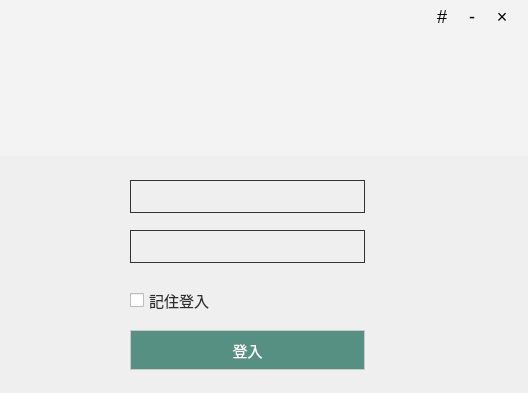
<?xml version="1.0" encoding="UTF-8"?>
<ui version="4.0">
 <class>LoginWidget</class>
 <widget class="QWidget" name="LoginWidget">
  <property name="geometry">
   <rect>
    <x>0</x>
    <y>0</y>
    <width>528</width>
    <height>393</height>
   </rect>
  </property>
  <property name="windowTitle">
   <string>Form</string>
  </property>
  <property name="styleSheet">
   <string notr="true">* {	font-family: &quot;微软雅黑&quot;; font-size: 15px;}
QLabel#labelLogo {
	background: #f3f3f3;
	outline:none;
	color:#333;
}


QPushButton#btnMin, QPushButton#btnClose,QPushButton#btnConf {
	background: transparent;
	border: none;
	color: #000;
	font-size: 18px;
}


QPushButton#btnMin:hover, QPushButton#btnConf:hover {
	background: #af1d1d1d;
}

QPushButton#btnClose:hover {
	background: red;
}

QPushButton#btnLogin {
	border: 1px solid #c9c9c9;
	background: #569082;
	color:#ffffff;
	font-family: &quot;微软雅黑&quot;;
	font-size: 15px;
}

QLabel#labelId, QLabel#labelPasswd,QCheckBox#cbkAuto {
	font-family: &quot;微软雅黑&quot;;
	font-size: 15px;
	color: rgb(46, 44, 45);
}


QWidget#widgetPasswd, QWidget#widgetUser {
	border: 1px solid #333;
}

QLineEdit {
	border: none;
	background: transparent;
}

QComboBox{
	border: none;
}

</string>
  </property>
  <widget class="QLabel" name="labelLogo">
   <property name="geometry">
    <rect>
     <x>0</x>
     <y>0</y>
     <width>528</width>
     <height>156</height>
    </rect>
   </property>
   <property name="text">
    <string/>
   </property>
  </widget>
  <widget class="QPushButton" name="btnClose">
   <property name="geometry">
    <rect>
     <x>490</x>
     <y>4</y>
     <width>24</width>
     <height>24</height>
    </rect>
   </property>
   <property name="minimumSize">
    <size>
     <width>24</width>
     <height>24</height>
    </size>
   </property>
   <property name="maximumSize">
    <size>
     <width>24</width>
     <height>24</height>
    </size>
   </property>
   <property name="text">
    <string>×</string>
   </property>
  </widget>
  <widget class="QPushButton" name="btnMin">
   <property name="geometry">
    <rect>
     <x>460</x>
     <y>4</y>
     <width>24</width>
     <height>24</height>
    </rect>
   </property>
   <property name="minimumSize">
    <size>
     <width>24</width>
     <height>24</height>
    </size>
   </property>
   <property name="maximumSize">
    <size>
     <width>24</width>
     <height>24</height>
    </size>
   </property>
   <property name="text">
    <string>-</string>
   </property>
  </widget>
  <widget class="QWidget" name="widgetPasswd" native="true">
   <property name="geometry">
    <rect>
     <x>130</x>
     <y>230</y>
     <width>235</width>
     <height>33</height>
    </rect>
   </property>
   <widget class="QLabel" name="labelPasswd">
    <property name="geometry">
     <rect>
      <x>10</x>
      <y>6</y>
      <width>22</width>
      <height>20</height>
     </rect>
    </property>
    <property name="text">
     <string/>
    </property>
   </widget>
   <widget class="QLineEdit" name="passwdEdit">
    <property name="geometry">
     <rect>
      <x>40</x>
      <y>2</y>
      <width>190</width>
      <height>29</height>
     </rect>
    </property>
   </widget>
  </widget>
  <widget class="QWidget" name="widgetUser" native="true">
   <property name="geometry">
    <rect>
     <x>130</x>
     <y>180</y>
     <width>235</width>
     <height>33</height>
    </rect>
   </property>
   <widget class="QLabel" name="labelUsr">
    <property name="geometry">
     <rect>
      <x>10</x>
      <y>6</y>
      <width>22</width>
      <height>20</height>
     </rect>
    </property>
    <property name="text">
     <string/>
    </property>
   </widget>
   <widget class="QLineEdit" name="serialEdit">
    <property name="geometry">
     <rect>
      <x>40</x>
      <y>1</y>
      <width>193</width>
      <height>31</height>
     </rect>
    </property>
   </widget>
  </widget>
  <widget class="QPushButton" name="btnLogin">
   <property name="geometry">
    <rect>
     <x>130</x>
     <y>330</y>
     <width>235</width>
     <height>40</height>
    </rect>
   </property>
   <property name="text">
    <string>登入</string>
   </property>
  </widget>
  <widget class="QCheckBox" name="cbkAuto">
   <property name="geometry">
    <rect>
     <x>130</x>
     <y>290</y>
     <width>101</width>
     <height>21</height>
    </rect>
   </property>
   <property name="text">
    <string>記住登入</string>
   </property>
  </widget>
  <widget class="QMenuButton" name="btnConf">
   <property name="geometry">
    <rect>
     <x>430</x>
     <y>4</y>
     <width>24</width>
     <height>24</height>
    </rect>
   </property>
   <property name="minimumSize">
    <size>
     <width>24</width>
     <height>24</height>
    </size>
   </property>
   <property name="maximumSize">
    <size>
     <width>24</width>
     <height>24</height>
    </size>
   </property>
   <property name="styleSheet">
    <string notr="true"/>
   </property>
   <property name="text">
    <string>#</string>
   </property>
  </widget>
 </widget>
 <customwidgets>
  <customwidget>
   <class>QMenuButton</class>
   <extends>QPushButton</extends>
   <header location="global">aide/common/qmenubutton.h</header>
  </customwidget>
 </customwidgets>
 <tabstops>
  <tabstop>serialEdit</tabstop>
  <tabstop>passwdEdit</tabstop>
  <tabstop>cbkAuto</tabstop>
  <tabstop>btnLogin</tabstop>
  <tabstop>btnConf</tabstop>
  <tabstop>btnMin</tabstop>
  <tabstop>btnClose</tabstop>
 </tabstops>
 <resources/>
 <connections/>
</ui>
